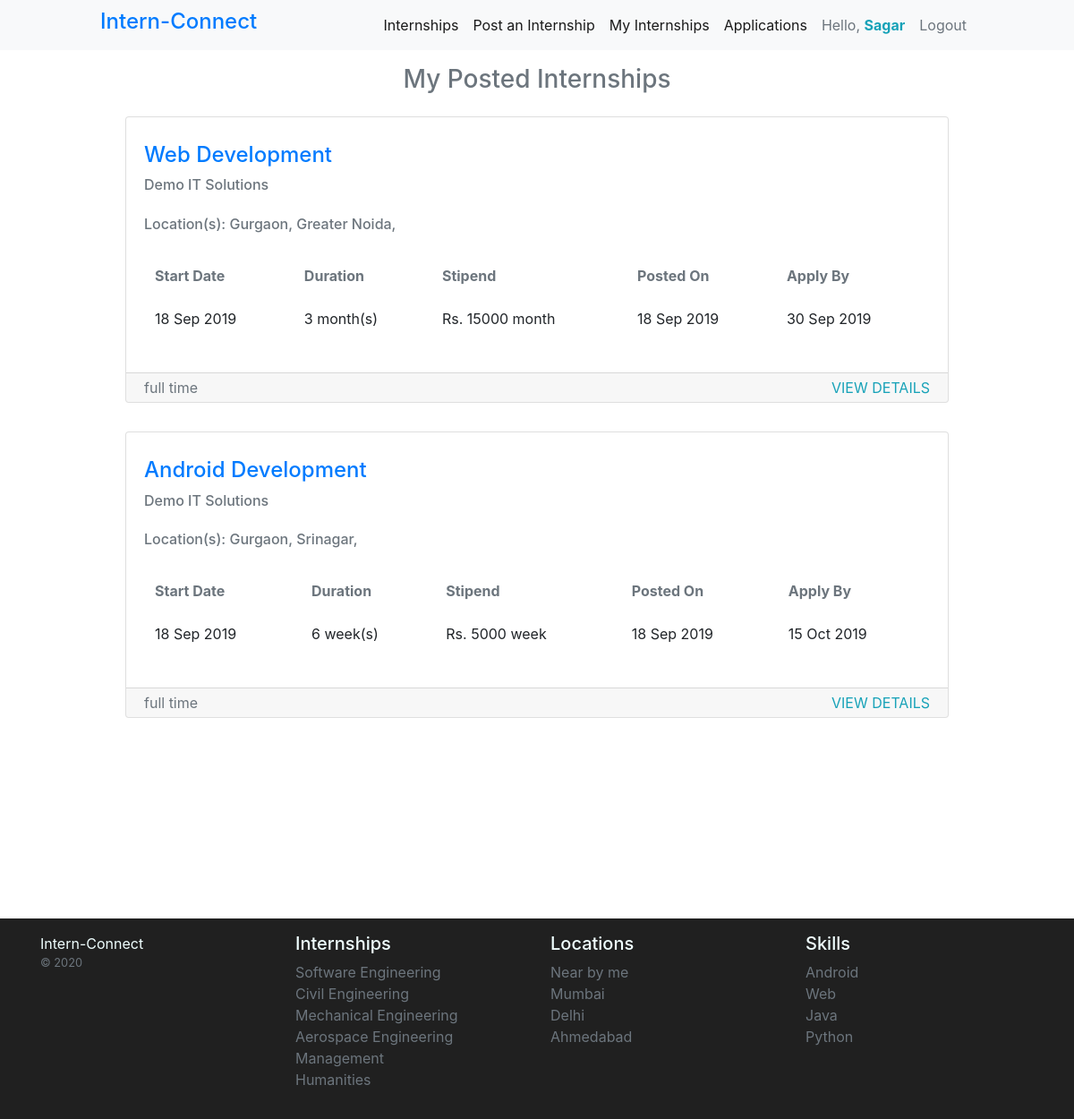
/my-internships.php (signed in), run on the app's committed database.
### tables this page shows
CREATE TABLE `employers` (
  `id` int(11) NOT NULL,
  `first_name` varchar(252) NOT NULL,
  `last_name` varchar(252) NOT NULL,
  `email_id` varchar(100) NOT NULL,
  `password` varchar(300) NOT NULL,
  `company_name` varchar(100) NOT NULL,
  `company_url` varchar(252) DEFAULT NULL,
  `mobile` varchar(20) NOT NULL,
  `about` text NOT NULL,
  `created_at` datetime NOT NULL DEFAULT CURRENT_TIMESTAMP
);

CREATE TABLE `internships` (
  `id` int(11) NOT NULL,
  `title` varchar(252) NOT NULL,
  `start_date` varchar(50) NOT NULL,
  `end_date` varchar(20) NOT NULL,
  `posted_by` int(11) NOT NULL,
  `duration` int(11) NOT NULL,
  `stipend` int(11) NOT NULL,
  `duration_week` tinyint(1) NOT NULL DEFAULT '0',
  `stipend_week` tinyint(1) NOT NULL DEFAULT '0',
  `about_internship` mediumtext NOT NULL,
  `number_of_interns` int(11) NOT NULL,
  `who_can` mediumtext NOT NULL,
  `part_time_allowed` tinyint(1) NOT NULL DEFAULT '1',
  `posted_at` datetime NOT NULL DEFAULT CURRENT_TIMESTAMP
);

CREATE TABLE `internship_locations` (
  `id` int(11) NOT NULL,
  `internship_id` int(11) NOT NULL,
  `location_id` int(11) NOT NULL
);

CREATE TABLE `locations` (
  `id` int(11) NOT NULL,
  `city_name` varchar(252) NOT NULL,
  `city_state` varchar(100) NOT NULL
);

### partials/employer-auth-control.php (called while the page is built, shortened)
<?php
if(isset($_SESSION['loggedin']) && isset($_SESSION['employer']) && isset($_SESSION['email']) && $_SESSION['employer'] == 1){
    $result = $obj->fetchConditionally("employers", "email_id", $_SESSION['email']);
    $student_control = 0;
    $employer_control = 1;
    foreach ($result as $employer) {
        $employer_id = $employer['id'];
        $first_name = $employer['first_name'];
    }
 }else{
    header('location: index.php');
 }

### config/db.php (called while the page is built, shortened)
<?php
  class Database {
    public function __construct(){
        try {
            $this -> con = mysqli_connect("localhost", "root", "", "internship_portal");
        }catch(Exception $e){
            die($e->getMessage());
        }
    }
  }

### action/core.php (called while the page is built, shortened)
<?php
class dataOperaion extends Database {
   public function custom_query($query){
    $array = array();
    $result = mysqli_query($this->con, $query);
    while($row = mysqli_fetch_assoc($result)){
    $array[] = $row;
    }
    return $array;
  }
public function fetchConditionally($table, $where, $candition, $limit = 500)
{
  $query = "SELECT * FROM " . $table . " WHERE " . $where . " = '$candition' LIMIT $limit";
  $array = array();
  $result = mysqli_query($this->con, $query);
  while ($row = mysqli_fetch_assoc($result)) {
    $array[] = $row;
  }
  return $array;
}
}

### my-internships.php (the view, shortened to what this page needs)
<?php
include('./config/db.php');
include('./action/core.php');
$obj = new dataOperaion;
include('./partials/employer-auth-control.php');
?>
<!doctype html>
<html lang="en">
<head>
    <link rel="stylesheet" href="https://stackpath.bootstrapcdn.com/bootstrap/4.3.1/css/bootstrap.min.css">
    <link rel="stylesheet" href="./assets/css/style.css">
</head>
<body>
    <?php include('./partials/nav.php'); ?>
    <div class="container">
        <div class="row">
            <div class="col-md-12">
                <h3 class="pt-3 text-center text-muted">My Posted Internships</h3>
            </div>
        </div>
        <?php
        $sql = "SELECT *, i.id as internship_id FROM internships i INNER JOIN employers e ON i.posted_by = e.id WHERE e.id = $employer_id";
        $internships = $obj->custom_query($sql);
        foreach($internships as $row){
            $internship_id = $row['internship_id'];
            $title = $row['title'];
            $start_date = $row['start_date'];
            $end_date = $row['end_date'];
            $duration = $row['duration'];
            $stipend = $row['stipend'];
            $duration_week = $row['duration_week'];
            $stipend_week = $row['stipend_week'];
            $part_time_allowed = $row['part_time_allowed'];
            $posted_at = $row['posted_at'];
            $company_name = $employer['company_name'];
        ?>
        <div class="row py-3">
            <div class="col-md-10 m-auto">
            <div class="card">
                    <div class="card-body">
                        <h4 class="py-2"><a href="internship-details.php?id=<?= $internship_id ?>"><?= $title ?></a></h4>
                        <h6 class="card-subtitle mb-2 text-muted"><?= $company_name ?></h6>
                        <h6 class="card-subtitle my-4 text-muted">Location(s):
                            <?php
                            $sql = "SELECT * FROM internship_locations il INNER JOIN locations l ON il.location_id = l.id WHERE il.internship_id = $internship_id";
                            $locations = $obj->custom_query($sql);
                            foreach ($locations as $loc) {
                                echo $loc['city_name'] . ', ';
                            }
                            ?>
                        </h6>
                        <div class="table-responsive">
                            <table class="table table-borderless">
                                <thead>
                                    <tr class="text-muted">
                                        <th>Start Date</th>
                                        <th>Duration</th>
                                        <th>Stipend</th>
                                        <th>Posted On</th>
                                        <th>Apply By</th>
                                    </tr>
                                </thead>
                                <tbody>
                                    <tr>
                                        <td><?= date('d M Y', strtotime($start_date)); ?></td>
                                        <td><?= $duration, $duration_week == 0?'<span> month(s)</span>':'<span> week(s)</span>' ?> </td>
                                        <td>Rs. <?= $stipend, $stipend_week == 0?'<span> month</span>':'<span> week</span>' ?></td>
                                        <td><?= date('d M Y', strtotime($posted_at)); ?></td>
                                        <td><?= date('d M Y', strtotime($end_date)); ?></td>
                                    </tr>
                                </tbody>
                            </table>
                        </div>
                    </div>
                    <div class="card-footer py-1">
                        <?php
                        if($part_time_allowed == 0){
                            echo '<span class="text-muted float-left">full time</span>';
                        }else{
                            echo '<span class="text-muted float-left">part time allowed</span>';
                        }
                        ?>
                        <a class="float-right text-info" href="internship-details.php?id=<?= $internship_id ?>">VIEW DETAILS</a>
                    </div>
                </div>
            </div>
        </div>
        <?php } ?>
    </div>
    <?php include('./partials/footer.php'); ?>
</body>
</html>

### partials/nav.php (shortened to what this page needs)
<nav class="navbar navbar-expand-lg navbar-light bg-light">
  <a href="index.php" class="pl-md-6rem brand-logo">
    <h4>Intern-Connect</h4>
  </a>
  <div class="collapse navbar-collapse" id="navbarNavDropdown">
    <ul class="navbar-nav ml-md-auto pr-md-6rem">
      <li class="nav-item active">
        <a class="nav-link" href="index.php">Internships <span class="sr-only">(current)</span></a>
      </li>
      <?php
      if ($student_control == 0 && $employer_control == 1) {
        echo '<li class="nav-item active">
      <a class="nav-link" href="post-internship.php">Post an Internship</a>
    </li>
    <li class="nav-item active">
      <a class="nav-link" href="my-internships.php">My Internships</a>
    </li>
    <li class="nav-item active">
      <a class="nav-link" href="applications-received.php">Applications</a>
    </li>
    <li class="nav-item active">
      <span class="nav-link text-muted" href="#">Hello, <b class="text-info">' . $first_name . '</b></span>
    </li>
    <li class="nav-item active">
      <a class="nav-link text-muted" href="logout.php">Logout</a>
    </li>
    ';
      }
      ?>
    </ul>
  </div>
</nav>

### assets/css/style.css (style rules this page uses)
a { text-decoration: none !important; }
@media (min-width: 768px) { .pr-md-6rem, .px-md-6rem { padding-right: 6rem !important; } }
@media (min-width: 768px) { .pl-md-6rem, .px-md-6rem { padding-left: 6rem !important; } }

### data on the page
employers: first_name "Sagar"
internships: title "Web Development", posted_by.company_name "Demo IT Solutions", start_date "18 Sep 2019", duration "3", duration_week "month(s)", stipend "15000", stipend_week "month", posted_at "18 Sep 2019", end_date "30 Sep 2019", part_time_allowed "full time"
internship_locations: location.city_name "Gurgaon"
internship_locations: location.city_name "Greater Noida"
internships: title "Android Development", posted_by.company_name "Demo IT Solutions", start_date "18 Sep 2019", duration "6", duration_week "week(s)", stipend "5000", stipend_week "week", posted_at "18 Sep 2019", end_date "15 Oct 2019", part_time_allowed "full time"
internship_locations: location.city_name "Gurgaon"
internship_locations: location.city_name "Srinagar"
